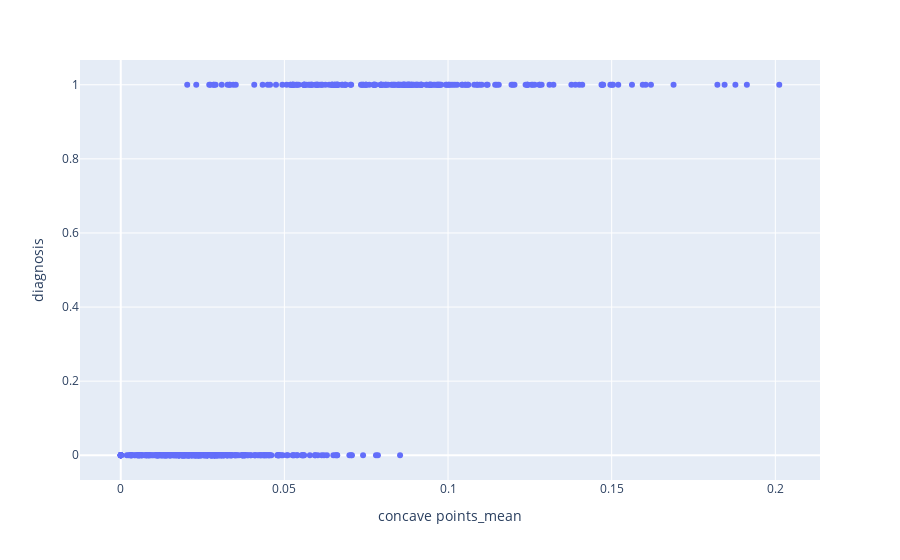

Here is the notebook cell this chart was saved with:
### Markdown cell above
Let's see the curve that the model created on the `concave points_mean` with the `diagnosis`.

### Code cell
fig = px.scatter(df, x='concave points_mean', y='diagnosis')
# Add the curve here

fig.show()

### Figure 1 — Plotly figure (JSON) as saved in the notebook; plotly's stock layout.template omitted (floating-point values rounded to 4 significant figures; data arrays with more than 128 entries replaced by an {"elided": "..."} marker saying what was removed)
{"data": [{"hovertemplate": "concave points_mean=%{x}<br>diagnosis=%{y}<extra></extra>", "legendgroup": "", "marker": {"color": "#636efa", "symbol": "circle"}, "mode": "markers", "name": "", "orientation": "v", "showlegend": false, "type": "scatter", "x": {"elided": "569 float values"}, "xaxis": "x", "y": {"elided": "569 int values"}, "yaxis": "y"}], "layout": {"legend": {"tracegroupgap": 0}, "margin": {"t": 60}, "xaxis": {"anchor": "y", "domain": [0, 1], "title": {"text": "concave points_mean"}}, "yaxis": {"anchor": "x", "domain": [0, 1], "title": {"text": "diagnosis"}}}}
